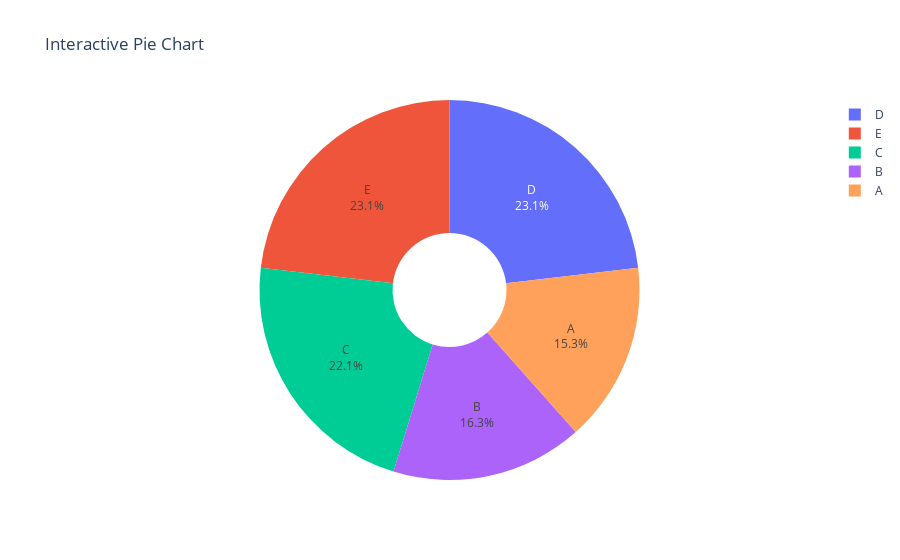

This figure's notebook cell:
### Markdown cell above
## 21. Using Plotly, create an interactive pie chart of randomly generated data, add labels and percentages, set the title as 'Interactive Pie Chart'.

### Code cell
import plotly.graph_objects as go
import numpy as np

# Generating the random data
np.random.seed(0) 
labels = ['A', 'B', 'C', 'D', 'E']
array = np.random.randint(1, 100, size=5)

# Creating a pie chart
fig = go.Figure(data=[go.Pie(labels=labels, values=array, hole=.3)])

# Adding title and update layout for labels and percentages
fig.update_traces(textinfo='label+percent')
fig.update_layout(title_text='Interactive Pie Chart')
fig.show()

### Figure 1 — Plotly figure (JSON) as saved in the notebook; plotly's stock layout.template omitted (floating-point values rounded to 4 significant figures)
{"data": [{"hole": 0.3, "labels": ["A", "B", "C", "D", "E"], "textinfo": "label+percent", "type": "pie", "values": [45, 48, 65, 68, 68]}], "layout": {"autosize": true, "title": {"text": "Interactive Pie Chart"}}}
